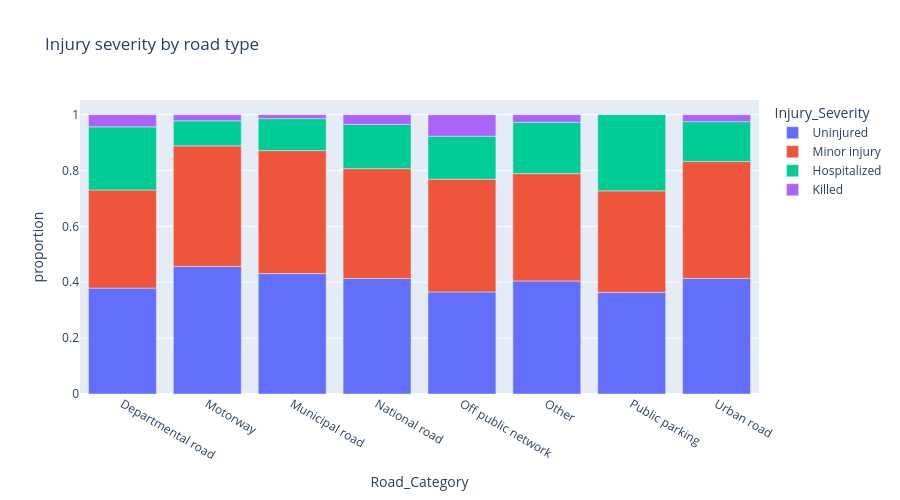

Notebook cell for this chart:
### Markdown cell above
## 5. Severity by Road Type

**Question:** Are motorways safer than departmental roads?

### Code cell
df_grav_road = df.groupby('Road_Category')['Injury_Severity'].value_counts(normalize=True).reset_index()

px.bar(df_grav_road, x='Road_Category', y='proportion', color='Injury_Severity',
       title='Injury severity by road type', height=500)

### Figure 1 — Plotly figure (JSON) as saved in the notebook; plotly's stock layout.template omitted (floating-point values rounded to 4 significant figures)
{"data": [{"hovertemplate": "Injury_Severity=Uninjured<br>Road_Category=%{x}<br>proportion=%{y}<extra></extra>", "legendgroup": "Uninjured", "marker": {"color": "#636efa", "pattern": {"shape": ""}}, "name": "Uninjured", "orientation": "v", "showlegend": true, "textposition": "auto", "type": "bar", "x": ["Departmental road", "Motorway", "Municipal road", "National road", "Off public network", "Other", "Public parking", "Urban road"], "xaxis": "x", "y": [0.3793, 0.4566, 0.4311, 0.4135, 0.3654, 0.4048, 0.3636, 0.414], "yaxis": "y"}, {"hovertemplate": "Injury_Severity=Minor injury<br>Road_Category=%{x}<br>proportion=%{y}<extra></extra>", "legendgroup": "Minor injury", "marker": {"color": "#EF553B", "pattern": {"shape": ""}}, "name": "Minor injury", "orientation": "v", "showlegend": true, "textposition": "auto", "type": "bar", "x": ["Departmental road", "Motorway", "Municipal road", "National road", "Off public network", "Other", "Public parking", "Urban road"], "xaxis": "x", "y": [0.3512, 0.4319, 0.4404, 0.3934, 0.4038, 0.3844, 0.3636, 0.4184], "yaxis": "y"}, {"hovertemplate": "Injury_Severity=Hospitalized<br>Road_Category=%{x}<br>proportion=%{y}<extra></extra>", "legendgroup": "Hospitalized", "marker": {"color": "#00cc96", "pattern": {"shape": ""}}, "name": "Hospitalized", "orientation": "v", "showlegend": true, "textposition": "auto", "type": "bar", "x": ["Departmental road", "Motorway", "Municipal road", "National road", "Off public network", "Other", "Public parking", "Urban road"], "xaxis": "x", "y": [0.226, 0.08973, 0.1144, 0.1582, 0.1538, 0.1837, 0.2727, 0.1426], "yaxis": "y"}, {"hovertemplate": "Injury_Severity=Killed<br>Road_Category=%{x}<br>proportion=%{y}<extra></extra>", "legendgroup": "Killed", "marker": {"color": "#ab63fa", "pattern": {"shape": ""}}, "name": "Killed", "orientation": "v", "showlegend": true, "textposition": "auto", "type": "bar", "x": ["Departmental road", "Motorway", "Municipal road", "National road", "Off public network", "Other", "Urban road"], "xaxis": "x", "y": [0.04353, 0.02182, 0.01408, 0.03495, 0.07692, 0.02721, 0.02495], "yaxis": "y"}], "layout": {"barmode": "relative", "height": 500, "legend": {"title": {"text": "Injury_Severity"}, "tracegroupgap": 0}, "title": {"text": "Injury severity by road type"}, "xaxis": {"anchor": "y", "domain": [0, 1], "title": {"text": "Road_Category"}}, "yaxis": {"anchor": "x", "domain": [0, 1], "title": {"text": "proportion"}}}}
